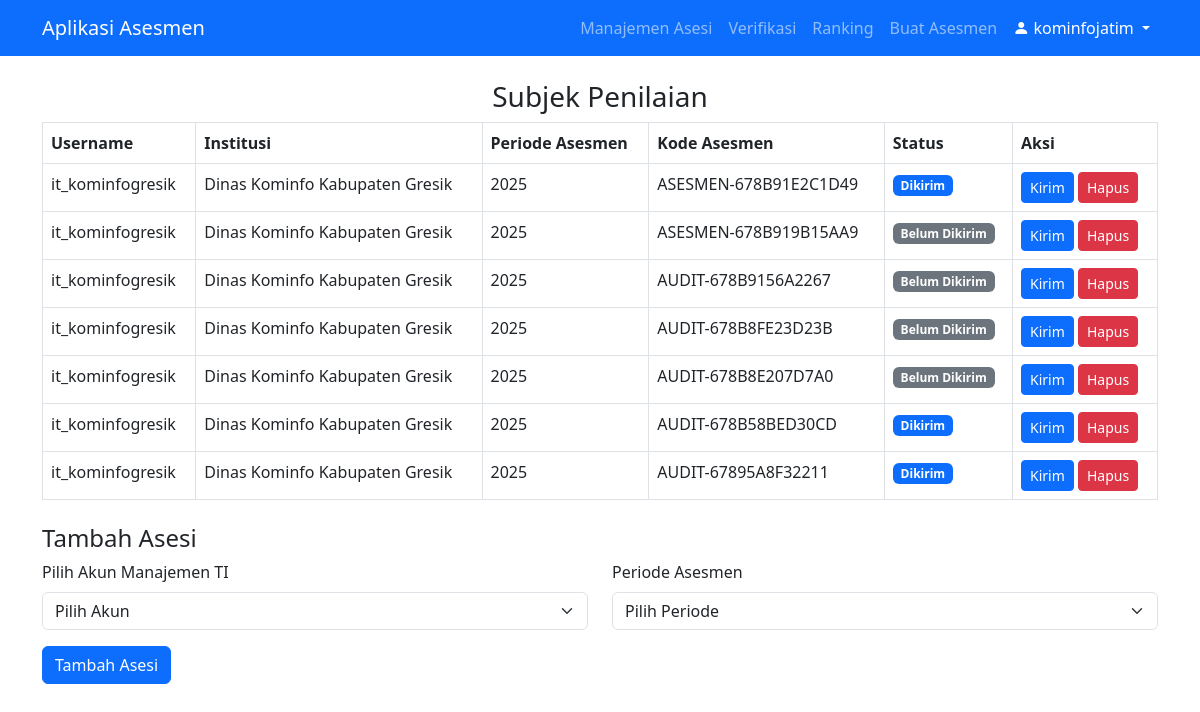
Screenshot of /views/tim_penilai/manage_asesi.php (signed in) with the database file from the repository.
### tables this page shows
CREATE TABLE `asesi` (
  `id` int(11) NOT NULL,
  `asesmen_kode` varchar(50) DEFAULT NULL,
  `user_id` int(11) NOT NULL,
  `asesmen_periode` int(11) DEFAULT NULL,
  `created_at` timestamp NOT NULL DEFAULT CURRENT_TIMESTAMP,
  `form_status` tinyint(1) NOT NULL DEFAULT '0'
);

CREATE TABLE `users` (
  `id` int(11) NOT NULL,
  `username` varchar(50) NOT NULL,
  `password` varchar(255) NOT NULL,
  `role` enum('Manajemen TI','Admin','Tim Penilai','IT Auditor') NOT NULL,
  `institusi` varchar(255) DEFAULT NULL,
  `created_at` timestamp NOT NULL DEFAULT CURRENT_TIMESTAMP
);

### views/tim_penilai/manage_asesi.php (the view, shortened to what this page needs)
<?php
include '../../includes/db.php';
include '../../includes/header.php';
function mapFormStatusToLabel($status, $role)
{
    $status_map = [
        'Manajemen TI' => [
            0 => 'Belum Diterima',
            1 => 'Diterima',
            2 => 'Draf',
            3 => 'Terkirim'
        ],
        'Tim Penilai' => [
            0 => 'Belum Dikirim',
            1 => 'Dikirim',
            2 => 'Dibaca',
            3 => 'Self-Assessment Diterima'
        ]
    ];
    if (isset($status_map[$role]) && isset($status_map[$role][$status])) {
        return $status_map[$role][$status];
    }
    return 'Tidak Diketahui';
}
$selected_periode = isset($_GET['asesmen_periode']) ? (int)$_GET['asesmen_periode'] : null;
$asesi_query = $conn->query("
    SELECT a.id AS asesi_id, a.asesmen_kode, u.username, u.institusi, a.asesmen_periode, a.form_status
    FROM asesi a
    JOIN users u ON a.user_id = u.id
    " . ($selected_periode ? "WHERE a.asesmen_periode = $selected_periode" : "") . "
    ORDER BY a.created_at DESC
");
?>
<h3 class="text-center">Subjek Penilaian</h3>
<table class="table table-bordered">
    <thead>
        <tr>
            <th>Username</th>
            <th>Institusi</th>
            <th>Periode Asesmen</th>
            <th>Kode Asesmen</th>
            <th>Status</th>
            <th>Aksi</th>
        </tr>
    </thead>
    <tbody>
        <?php if ($asesi_query && $asesi_query->num_rows > 0): ?>
            <?php while ($row = $asesi_query->fetch_assoc()): ?>
                <tr>
                    <td><?php echo htmlspecialchars($row['username']); ?></td>
                    <td><?php echo htmlspecialchars($row['institusi']); ?></td>
                    <td><?php echo htmlspecialchars($row['asesmen_periode']); ?></td>
                    <td><?php echo htmlspecialchars($row['asesmen_kode']); ?></td>
                    <td>
                        <?php
                        $status_label = mapFormStatusToLabel($row['form_status'], 'Tim Penilai');
                        $badge_class = $row['form_status'] == 3 ? 'success' :
                                    ($row['form_status'] == 2 ? 'warning' :
                                    ($row['form_status'] == 1 ? 'primary' : 'secondary'));
                        ?>
                        <span class="badge bg-<?php echo $badge_class; ?>">
                            <?php echo htmlspecialchars($status_label); ?>
                        </span>
                    </td>
                    <td>
                        <?php if ($row['form_status'] == 3): ?>
                            <a href="verify_assessment.php?asesi_id=<?php echo $row['asesi_id']; ?>" class="btn btn-sm btn-primary">Verifikasi</a>
                        <?php else: ?>
                            <a href="?send_to_asesi_id=<?php echo $row['asesi_id']; ?>" class="btn btn-sm btn-primary">Kirim</a>
                        <?php endif; ?>
                        <a href="?delete_asesi_id=<?php echo $row['asesi_id']; ?>" class="btn btn-sm btn-danger" onclick="return confirm('Yakin ingin menghapus Asesi ini?')">Hapus</a>
                    </td>
                </tr>
            <?php endwhile; ?>
        <?php else: ?>
            <tr>
                <td colspan="6" class="text-center">Tidak ada Asesi untuk periode ini.</td>
            </tr>
        <?php endif; ?>
    </tbody>
</table>
<h4 class="mt-4">Tambah Asesi</h4>
<form method="POST" action="">
    <div class="row">
        <div class="col-md-6">
            <label for="user_id" class="form-label">Pilih Akun Manajemen TI</label>
            <select name="user_id" id="user_id" class="form-select" required>
                <option value="" disabled selected>Pilih Akun</option>
            </select>
        </div>
        <div class="col-md-6">
            <label for="asesmen_periode" class="form-label">Periode Asesmen</label>
            <select name="asesmen_periode" id="asesmen_periode" class="form-select" required>
                <option value="" disabled selected>Pilih Periode</option>
            </select>
        </div>
    </div>
    <button type="submit" name="add_asesi" class="btn btn-primary mt-3">Tambah Asesi</button>
</form>

### rows the page displays
asesi: user.username "it_kominfogresik", user.institusi "Dinas Kominfo Kabupaten Gresik", asesmen_periode "2025", asesmen_kode "ASESMEN-678B91E2C1D49", form_status "Dikirim"
asesi: user.username "it_kominfogresik", user.institusi "Dinas Kominfo Kabupaten Gresik", asesmen_periode "2025", asesmen_kode "ASESMEN-678B919B15AA9", form_status "Belum Dikirim"
asesi: user.username "it_kominfogresik", user.institusi "Dinas Kominfo Kabupaten Gresik", asesmen_periode "2025", asesmen_kode "AUDIT-678B9156A2267", form_status "Belum Dikirim"
asesi: user.username "it_kominfogresik", user.institusi "Dinas Kominfo Kabupaten Gresik", asesmen_periode "2025", asesmen_kode "AUDIT-678B8FE23D23B", form_status "Belum Dikirim"
asesi: user.username "it_kominfogresik", user.institusi "Dinas Kominfo Kabupaten Gresik", asesmen_periode "2025", asesmen_kode "AUDIT-678B8E207D7A0", form_status "Belum Dikirim"
asesi: user.username "it_kominfogresik", user.institusi "Dinas Kominfo Kabupaten Gresik", asesmen_periode "2025", asesmen_kode "AUDIT-678B58BED30CD", form_status "Dikirim"
asesi: user.username "it_kominfogresik", user.institusi "Dinas Kominfo Kabupaten Gresik", asesmen_periode "2025", asesmen_kode "AUDIT-67895A8F32211", form_status "Dikirim"

### other values shown
$_SESSION['user'] "kominfojatim"
